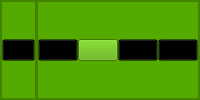
        <widget class="QFrame" name="header_frame">
         <property name="styleSheet">
          <string notr="true">background-color: rgb(85, 170, 0);</string>
         </property>
         <property name="frameShape">
          <enum>QFrame::StyledPanel</enum>
         </property>
         <property name="frameShadow">
          <enum>QFrame::Raised</enum>
         </property>
         <layout class="QHBoxLayout" name="horizontalLayout_3">
          <property name="spacing">
           <number>0</number>
          </property>
          <property name="leftMargin">
           <number>0</number>
          </property>
          <property name="topMargin">
           <number>0</number>
          </property>
          <property name="rightMargin">
           <number>0</number>
          </property>
          <property name="bottomMargin">
           <number>0</number>
          </property>
          <item>
           <widget class="QFrame" name="frame_4">
            <property name="maximumSize">
             <size>
              <width>35</width>
              <height>16777215</height>
             </size>
            </property>
            <property name="frameShape">
             <enum>QFrame::StyledPanel</enum>
            </property>
            <property name="frameShadow">
             <enum>QFrame::Raised</enum>
            </property>
            <layout class="QVBoxLayout" name="verticalLayout_4">
             <property name="spacing">
              <number>0</number>
             </property>
             <property name="leftMargin">
              <number>0</number>
             </property>
             <property name="topMargin">
              <number>0</number>
             </property>
             <property name="rightMargin">
              <number>0</number>
             </property>
             <property name="bottomMargin">
              <number>0</number>
             </property>
             <item alignment="Qt::AlignLeft">
              <widget class="QPushButton" name="open_close_side_bar_btn">
               <property name="styleSheet">
                <string notr="true">background-color: transparent;</string>
               </property>
               <property name="text">
                <string/>
               </property>
               <property name="icon">
                <iconset>
                 <normaloff>Iconos/icons8-menu-48.png</normaloff>Iconos/icons8-menu-48.png</iconset>
               </property>
               <property name="iconSize">
                <size>
                 <width>40</width>
                 <height>40</height>
                </size>
               </property>
              </widget>
             </item>
            </layout>
           </widget>
          </item>
          <item>
           <widget class="QFrame" name="frame_3">
            <property name="frameShape">
             <enum>QFrame::StyledPanel</enum>
            </property>
            <property name="frameShadow">
             <enum>QFrame::Raised</enum>
            </property>
           </widget>
          </item>
          <item alignment="Qt::AlignRight">
           <widget class="QFrame" name="frame_2">
            <property name="frameShape">
             <enum>QFrame::StyledPanel</enum>
            </property>
            <property name="frameShadow">
             <enum>QFrame::Raised</enum>
            </property>
            <layout class="QHBoxLayout" name="horizontalLayout_5">
             <property name="spacing">
              <number>0</number>
             </property>
             <property name="leftMargin">
              <number>0</number>
             </property>
             <property name="topMargin">
              <number>0</number>
             </property>
             <property name="rightMargin">
              <number>0</number>
             </property>
             <property name="bottomMargin">
              <number>0</number>
             </property>
             <item>
              <widget class="QPushButton" name="minimize_window_button">
               <property name="styleSheet">
                <string notr="true">background-color: transparent;</string>
               </property>
               <property name="text">
                <string/>
               </property>
               <property name="icon">
                <iconset>
                 <normaloff>Iconos/icons8-subtract-48.png</normaloff>Iconos/icons8-subtract-48.png</iconset>
               </property>
               <property name="iconSize">
                <size>
                 <width>30</width>
                 <height>30</height>
                </size>
               </property>
              </widget>
             </item>
             <item>
              <widget class="QPushButton" name="min_button">
               <property name="text">
                <string/>
               </property>
               <property name="icon">
                <iconset>
                 <normaloff>Iconos/icons8-compress-48.png</normaloff>Iconos/icons8-compress-48.png</iconset>
               </property>
               <property name="iconSize">
                <size>
                 <width>35</width>
                 <height>35</height>
                </size>
               </property>
              </widget>
             </item>
             <item>
              <widget class="QPushButton" name="max_button">
               <property name="styleSheet">
                <string notr="true">background-color: transparent;</string>
               </property>
               <property name="text">
                <string/>
               </property>
               <property name="icon">
                <iconset>
                 <normaloff>Iconos/icons8-enlarge-48.png</normaloff>Iconos/icons8-enlarge-48.png</iconset>
               </property>
               <property name="iconSize">
                <size>
                 <width>35</width>
                 <height>35</height>
                </size>
               </property>
              </widget>
             </item>
             <item>
              <widget class="QPushButton" name="close_window_button">
               <property name="styleSheet">
                <string notr="true">background-color: transparent;</string>
               </property>
               <property name="text">
                <string/>
               </property>
               <property name="icon">
                <iconset>
                 <normaloff>Iconos/icons8-close-48.png</normaloff>Iconos/icons8-close-48.png</iconset>
               </property>
               <property name="iconSize">
                <size>
                 <width>25</width>
                 <height>25</height>
                </size>
               </property>
              </widget>
             </item>
            </layout>
           </widget>
          </item>
         </layout>
        </widget>
